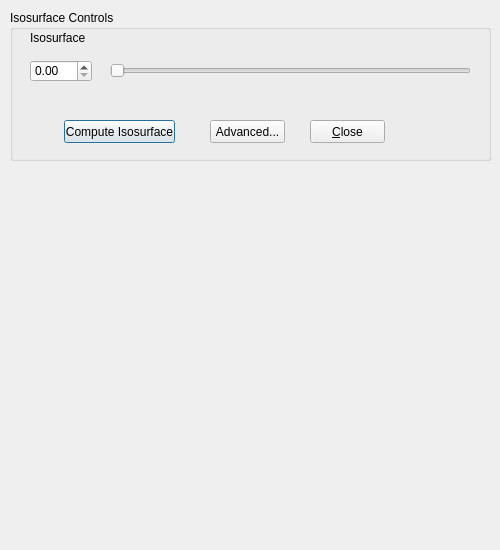
<?xml version="1.0" encoding="UTF-8"?>
<ui version="4.0">
 <class>isosurfacesDialog</class>
 <widget class="QDialog" name="isosurfacesDialog">
  <property name="geometry">
   <rect>
    <x>0</x>
    <y>0</y>
    <width>500</width>
    <height>550</height>
   </rect>
  </property>
  <property name="minimumSize">
   <size>
    <width>500</width>
    <height>550</height>
   </size>
  </property>
  <property name="maximumSize">
   <size>
    <width>500</width>
    <height>550</height>
   </size>
  </property>
  <property name="windowTitle">
   <string>Isosurfaces</string>
  </property>
  <widget class="QGroupBox" name="groupBox">
   <property name="geometry">
    <rect>
     <x>10</x>
     <y>10</y>
     <width>481</width>
     <height>151</height>
    </rect>
   </property>
   <property name="title">
    <string>Isosurface Controls</string>
   </property>
   <widget class="QLabel" name="label">
    <property name="geometry">
     <rect>
      <x>20</x>
      <y>20</y>
      <width>91</width>
      <height>16</height>
     </rect>
    </property>
    <property name="text">
     <string>Isosurface</string>
    </property>
   </widget>
   <widget class="QDoubleSpinBox" name="isosurfaceValue">
    <property name="geometry">
     <rect>
      <x>20</x>
      <y>50</y>
      <width>62</width>
      <height>22</height>
     </rect>
    </property>
   </widget>
   <widget class="QSlider" name="horizontalSlider">
    <property name="geometry">
     <rect>
      <x>100</x>
      <y>50</y>
      <width>361</width>
      <height>21</height>
     </rect>
    </property>
    <property name="orientation">
     <enum>Qt::Horizontal</enum>
    </property>
   </widget>
   <widget class="QPushButton" name="computeIsosurfaceButton">
    <property name="geometry">
     <rect>
      <x>54</x>
      <y>110</y>
      <width>111</width>
      <height>23</height>
     </rect>
    </property>
    <property name="text">
     <string>Compute Isosurface</string>
    </property>
   </widget>
   <widget class="QPushButton" name="advancedButton">
    <property name="geometry">
     <rect>
      <x>200</x>
      <y>110</y>
      <width>75</width>
      <height>23</height>
     </rect>
    </property>
    <property name="text">
     <string>Advanced...</string>
    </property>
   </widget>
   <widget class="QPushButton" name="closeButton">
    <property name="geometry">
     <rect>
      <x>300</x>
      <y>110</y>
      <width>75</width>
      <height>23</height>
     </rect>
    </property>
    <property name="text">
     <string>&amp;Close</string>
    </property>
   </widget>
  </widget>
 </widget>
 <resources/>
 <connections>
  <connection>
   <sender>closeButton</sender>
   <signal>clicked()</signal>
   <receiver>isosurfacesDialog</receiver>
   <slot>close()</slot>
   <hints>
    <hint type="sourcelabel">
     <x>349</x>
     <y>129</y>
    </hint>
    <hint type="destinationlabel">
     <x>354</x>
     <y>180</y>
    </hint>
   </hints>
  </connection>
 </connections>
</ui>
